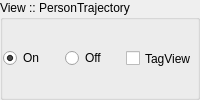
          <widget class="QGroupBox" name="gbPersonTrajectory">
           <property name="title">
            <string>View :: PersonTrajectory</string>
           </property>
           <layout class="QHBoxLayout" name="horizontalLayout_9">
            <property name="spacing">
             <number>0</number>
            </property>
            <property name="sizeConstraint">
             <enum>QLayout::SetMinimumSize</enum>
            </property>
            <property name="margin">
             <number>0</number>
            </property>
            <item>
             <widget class="QRadioButton" name="radioPersonTrajectoryViewOn">
              <property name="text">
               <string>On</string>
              </property>
              <property name="checked">
               <bool>true</bool>
              </property>
             </widget>
            </item>
            <item>
             <widget class="QRadioButton" name="radioPersonTrajectoryViewOff">
              <property name="text">
               <string>Off</string>
              </property>
              <property name="checked">
               <bool>false</bool>
              </property>
             </widget>
            </item>
            <item>
             <widget class="QCheckBox" name="ckbPersonTrajectoryTagView">
              <property name="sizePolicy">
               <sizepolicy hsizetype="Minimum" vsizetype="Minimum">
                <horstretch>0</horstretch>
                <verstretch>0</verstretch>
               </sizepolicy>
              </property>
              <property name="locale">
               <locale language="English" country="UnitedStates"/>
              </property>
              <property name="text">
               <string>TagView</string>
              </property>
             </widget>
            </item>
           </layout>
          </widget>
